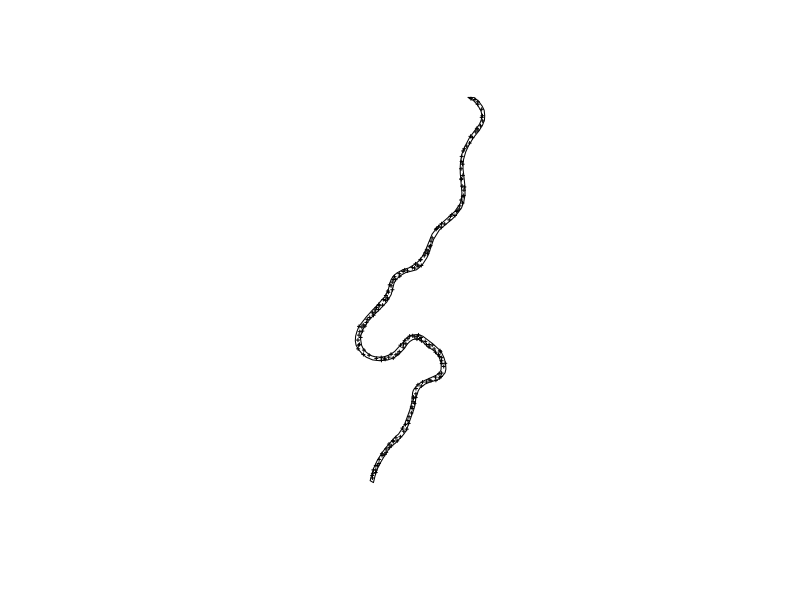

Reproduce this figure in R.
library(sp)
data(meuse.riv)

meuse.sr = SpatialPolygons(list(Polygons(list(Polygon(meuse.riv)), "x")))
plot(meuse.sr)
## stratified sampling within a polygon
points(spsample(meuse.sr@polygons[[1]], n = 200, "stratified"), pch = 3, cex=.3)
